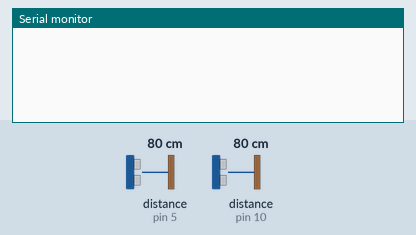
Recording of a sketch running on a simulated Arduino Uno, built with avr-gcc and run on an emulated ATmega328P. On the bench: the last lines printed to the serial monitor. Wiring (inferred from the names in the program): 2 × ultrasonic range finder: trigger pin 6, echo pin 5 / trigger pin 11, echo pin 10. Inputs (shaded band) come from the test bench; at power-on: distance to the obstacle (sensors on pin 5, pin 10) 80 cm. The echo pulse lasts 58.3 µs per cm.

Above: at 2.2 s.
2.3 s: distance to the obstacle (sensor on pin 5) set to 18 cm
At 2.96 s:
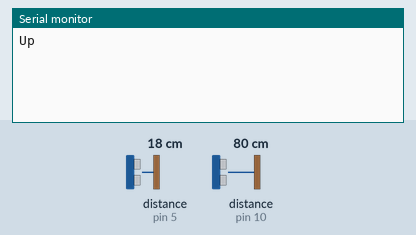
4.7 s: distance to the obstacle (sensor on pin 5) set to 35 cm
At 4.89 s:
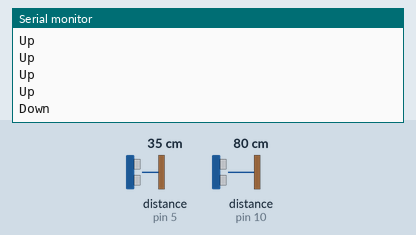

The sketch:

Arduino_Code.ino
```cpp
const int TriggerPin1 = 11;
const int EchoPin1 = 10;
const int TriggerPin2 = 6;
const int EchoPin2 = 5;

long duration;
int distance1, distance2;
float r;
unsigned long temp=0;
int temp1=0;
int l=0;

void calculate_dist (void);
void calculate_dist (void)
{
  digitalWrite(TriggerPin1, LOW);
  delayMicroseconds(2);
  digitalWrite(TriggerPin1, HIGH);
  delayMicroseconds(10);
  digitalWrite(TriggerPin1, LOW);

  duration = pulseIn(EchoPin1,HIGH,5000);
  r = 3.4*duration/2;
  distance1 = r/100.00;

  digitalWrite(TriggerPin2, LOW);
  delayMicroseconds(2);
  digitalWrite(TriggerPin2, HIGH);
  delayMicroseconds(10);
  digitalWrite(TriggerPin2, LOW);

  duration = pulseIn(EchoPin2,HIGH,5000);
  r = 3.4*duration/2;
  distance2 = r/100.00;

  delay(100);
}

void setup()
{
  Serial.begin(9600);
  pinMode(TriggerPin1,OUTPUT);
  pinMode(EchoPin1,INPUT);
  pinMode(TriggerPin2,OUTPUT);
  pinMode(EchoPin2,INPUT);
  delay(1000);
}

void loop()
{
  calculate_dist();

  if(distance2>=15 && distance2<=35)
  {
    temp =millis();
    while(millis()<=(temp+300))
    calculate_dist();
    if(distance2>=15 && distance2<=35)
    {
      temp = distance2;
      while(distance2<=50 || distance2==0)
      {
        calculate_dist();
        if((temp+6)<distance2)
        {
          Serial.println("Down");
        }
        else if((temp-6)<distance2)
        {
          Serial.println("Up");
        }
      }
    }
    else
    {
      Serial.println("Play");
    }
  }
  else if(distance1>=15 && distance1<=35)
  {
    temp=millis();
    while(millis()<=(temp+300))
    {
      calculate_dist();
      if(distance2<=35 && distance2>=15)
      {
        Serial.println("Close");
        l=1;
        break;
      }
    }
    if(l==0)
    {
      Serial.println("Change");
      while(distance1>=15 && distance1<=35)
      calculate_dist();
    }
    l=0;
  }
}
```

Measured:
- after the input at 2.3 s, the serial monitor: prints a new line after 0.56 s (image 1)
- after the input at 4.7 s, the serial monitor: prints a new line after 0.19 s (image 2)
